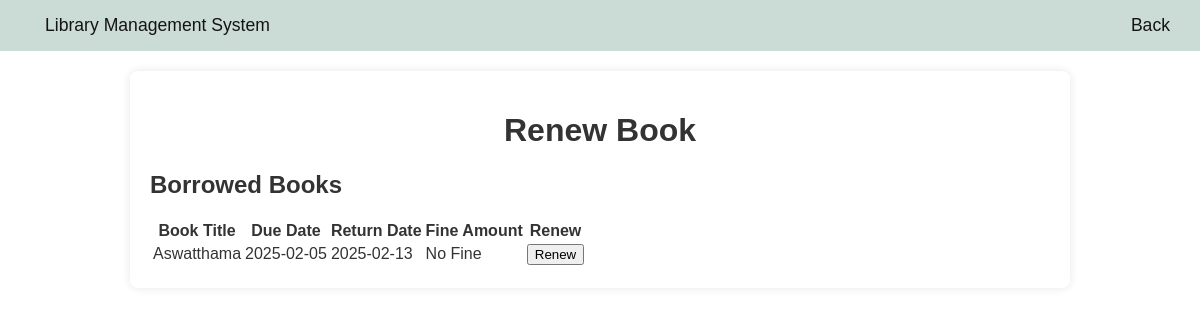
Screenshot of /pages/renewbook.php (signed in) with the database file from the repository.
### tables this page shows
CREATE TABLE `issued_books` (
  `id` int(11) NOT NULL,
  `book_title` varchar(255) NOT NULL,
  `issued_to` varchar(255) NOT NULL,
  `issued_date` date NOT NULL,
  `due_date` date NOT NULL,
  `return_date` date DEFAULT NULL,
  `fine_amount` decimal(10,2) DEFAULT 0.00
);

### pages/renewbook.php (the view, shortened to what this page needs)
<?php
$servername = "localhost";
$username = "root";
$password = "";
$dbname = "library";
$conn = new mysqli($servername, $username, $password, $dbname);
$username = $_SESSION['username'];
$sql_books = "SELECT ib.id, ib.book_title, ib.return_date, ib.due_date, ib.fine_amount
              FROM issued_books ib
              WHERE ib.issued_to = ?";
$stmt_books = $conn->prepare($sql_books);
$stmt_books->bind_param("s", $username);
$stmt_books->execute();
$result_books = $stmt_books->get_result();
$borrowed_books = [];
if ($result_books->num_rows > 0) {
    while ($row = $result_books->fetch_assoc()) {
        $borrowed_books[] = $row;
    }
}
?>
<!DOCTYPE html>
<html lang="en">
<head>
    <link rel="stylesheet" href="../assests/css/browsebook.css">
</head>
<body>
    <div class="navbar">
        <div><a href="user_dashboard.php">Library Management System</a></div>
        <div><a href="user_dashboard.php">Back</a></div>
    </div>
    <div class="container">
        <h1>Renew Book</h1>
        <h2>Borrowed Books</h2>
        <?php if (count($borrowed_books) > 0): ?>
            <form action="renewbook.php" method="POST">
                <table>
                    <thead>
                        <tr>
                            <th>Book Title</th>
                            <th>Due Date</th>
                            <th>Return Date</th>
                            <th>Fine Amount</th>
                            <th>Renew</th>
                        </tr>
                    </thead>
                    <tbody>
                        <?php foreach ($borrowed_books as $book): ?>
                            <tr>
                                <td><?php echo htmlspecialchars($book['book_title']); ?></td>
                                <td><?php echo htmlspecialchars($book['due_date']); ?></td>
                                <td><?php echo htmlspecialchars($book['return_date']); ?></td>
                                <td><?php echo ($book['fine_amount'] > 0) ? "NRP" . $book['fine_amount'] : "No Fine"; ?></td>
                                <td>
                                    <button type="submit" name="book_id" value="<?php echo $book['id']; ?>">Renew</button>
                                </td>
                            </tr>
                        <?php endforeach; ?>
                    </tbody>
                </table>
            </form>
        <?php else: ?>
            <p>No books available for renewal.</p>
        <?php endif; ?>
    </div>
</body>
</html>

### assests/css/browsebook.css (style rules this page uses)
body { font-family: Arial, sans-serif; margin: 0; padding: 0; background-size: cover; background-attachment: fixed; color: #333; }
.navbar { background-color: #cbdbd5; color: #0a0a0a; padding: 15px 30px; display: flex; justify-content: space-between; align-items: center; font-size: 1.1em; }
.navbar a { color: #151414; text-decoration: none; margin-left: 15px; }
.container { max-width: 900px; margin: 20px auto; padding: 20px; background: #fff; border-radius: 8px; box-shadow: 0 0 10px rgba(0, 0, 0, 0.1); }
h1 { text-align: center; color: #333; }

### rows the page displays
issued_books: book_title "Aswatthama", due_date "2025-02-05", return_date "2025-02-13", fine_amount "No Fine", $book['id'] 19 (drawn)
